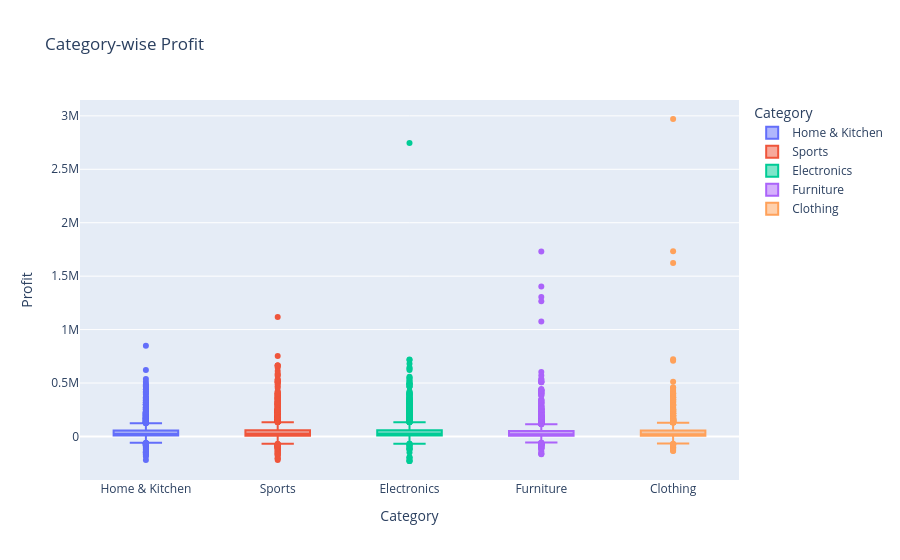

Notebook code for this chart:
### Markdown cell above
**Code Cell 4
Colored Box Plot**

### Code cell
fig = px.box(

    df,

    x="Category",

    y="Profit",

    color="Category",

    title="Category-wise Profit"

)

fig.show()

### Figure 1 — Plotly figure (JSON) as saved in the notebook; plotly's stock layout.template omitted (floating-point values rounded to 4 significant figures; data arrays with more than 128 entries replaced by an {"elided": "..."} marker saying what was removed)
{"data": [{"alignmentgroup": "True", "hovertemplate": "Category=%{x}<br>Profit=%{y}<extra></extra>", "legendgroup": "Home & Kitchen", "marker": {"color": "#636efa"}, "name": "Home & Kitchen", "notched": false, "offsetgroup": "Home & Kitchen", "orientation": "v", "showlegend": true, "type": "box", "x": {"elided": "2033 str values"}, "x0": " ", "xaxis": "x", "y": {"elided": "2033 float values"}, "y0": " ", "yaxis": "y"}, {"alignmentgroup": "True", "hovertemplate": "Category=%{x}<br>Profit=%{y}<extra></extra>", "legendgroup": "Sports", "marker": {"color": "#EF553B"}, "name": "Sports", "notched": false, "offsetgroup": "Sports", "orientation": "v", "showlegend": true, "type": "box", "x": {"elided": "1980 str values"}, "x0": " ", "xaxis": "x", "y": {"elided": "1980 float values"}, "y0": " ", "yaxis": "y"}, {"alignmentgroup": "True", "hovertemplate": "Category=%{x}<br>Profit=%{y}<extra></extra>", "legendgroup": "Electronics", "marker": {"color": "#00cc96"}, "name": "Electronics", "notched": false, "offsetgroup": "Electronics", "orientation": "v", "showlegend": true, "type": "box", "x": {"elided": "2060 str values"}, "x0": " ", "xaxis": "x", "y": {"elided": "2060 float values"}, "y0": " ", "yaxis": "y"}, {"alignmentgroup": "True", "hovertemplate": "Category=%{x}<br>Profit=%{y}<extra></extra>", "legendgroup": "Furniture", "marker": {"color": "#ab63fa"}, "name": "Furniture", "notched": false, "offsetgroup": "Furniture", "orientation": "v", "showlegend": true, "type": "box", "x": {"elided": "1987 str values"}, "x0": " ", "xaxis": "x", "y": {"elided": "1987 float values"}, "y0": " ", "yaxis": "y"}, {"alignmentgroup": "True", "hovertemplate": "Category=%{x}<br>Profit=%{y}<extra></extra>", "legendgroup": "Clothing", "marker": {"color": "#FFA15A"}, "name": "Clothing", "notched": false, "offsetgroup": "Clothing", "orientation": "v", "showlegend": true, "type": "box", "x": {"elided": "2040 str values"}, "x0": " ", "xaxis": "x", "y": {"elided": "2040 float values"}, "y0": " ", "yaxis": "y"}], "layout": {"boxmode": "overlay", "legend": {"title": {"text": "Category"}, "tracegroupgap": 0}, "title": {"text": "Category-wise Profit"}, "xaxis": {"anchor": "y", "categoryarray": ["Home & Kitchen", "Sports", "Electronics", "Furniture", "Clothing"], "categoryorder": "array", "domain": [0, 1], "title": {"text": "Category"}}, "yaxis": {"anchor": "x", "domain": [0, 1], "title": {"text": "Profit"}}}}
